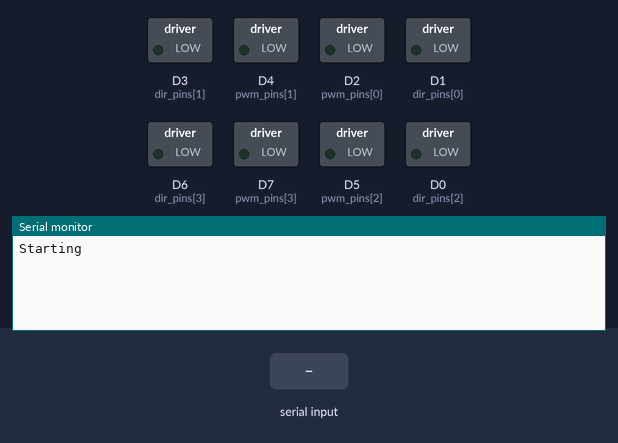
Simulated run of this sketch. Board: ESP8266 (NodeMCU). On the bench: switched loads named in the sketch (green lamp = pin HIGH), the last lines printed to the serial monitor. Inputs (shaded band) come from the test bench.

Above: at 1.2 s.
1.3 s: "," received over Serial
At 2.5 s:
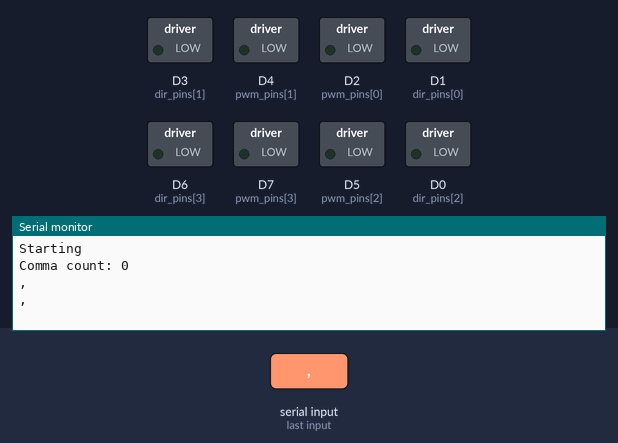
2.8 s: "90,45\n" received over Serial
At 4.0 s:
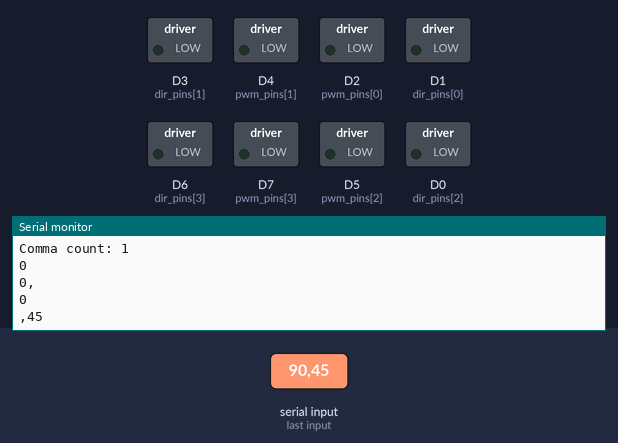

The sketch:

holonomic_drive.ino
```cpp
#define NUM_MOTORS 4
//   ^
//w1---w2
//|     |
//|     |
//w3---w4

int pwm_pins[NUM_MOTORS] = {D2, D4, D5, D7};
int dir_pins[NUM_MOTORS] = {D1, D3, D0, D6};

String data;

void setup()
{
  Serial.begin(115200);
  Serial.println("Starting");
  for (int i = 0; i < NUM_MOTORS; i++)
  {
    pinMode(dir_pins[i], OUTPUT);
    pinMode(pwm_pins[i], OUTPUT);

    digitalWrite(pwm_pins[i], 0);
  }
}

void loop()
{
  data = "";
  while(Serial.available())
  {
    delay(1);
    if (Serial.available() > 0)
    {
      char c = Serial.read();
      data += c;
    }
  }
  // We expect input data to be in the form
  // "[w1, w2, w3, w4]"
  if (data.length() > 0)
  {
    // Remove the brackets
    data = data.substring(1, data.length() - 1);

    int comma_indices[NUM_MOTORS -1] = {0, 0, 0};
    int comma_count = 0;
    int wheel_speeds[NUM_MOTORS] = {0, 0, 0, 0};

    for (int i = 0; i < data.length() - 1; i++)
    {
      if (data[i] == ',' && comma_count < 3)
      {
        comma_indices[comma_count] = i;
        comma_count++;
      }
    }

    Serial.print("Comma count: ");
    Serial.println(comma_count);
    for (int i = 0; i < NUM_MOTORS; i++)
    {
      String raw_data = "";
      if (i == 0)
        raw_data = data.substring(0, comma_indices[i]);

      else if (i == NUM_MOTORS - 1)
        raw_data = data.substring(comma_indices[i -1] + 1, data.length());

      else
        raw_data = data.substring(comma_indices[i-1] + 1, comma_indices[i]);

      Serial.println(raw_data);
      wheel_speeds[i] = raw_data.toInt();
    }


    for (int i = 0; i < NUM_MOTORS; i++)
    {
      int wheel_speed = map(wheel_speeds[i], -128, 128, -255, 255);
      if (wheel_speed >= 0 ) {
        analogWrite(pwm_pins[i], wheel_speed);
        digitalWrite(dir_pins[i], LOW);
      } else {
        analogWrite(pwm_pins[i], -wheel_speed);
        digitalWrite(dir_pins[i], HIGH);
      }
    }
  }
}
```

Measured:
- after the input at 1.3 s, the serial monitor: prints a new line at once (image 1)
- after the input at 2.8 s, the serial monitor: prints a new line at once (image 2)
